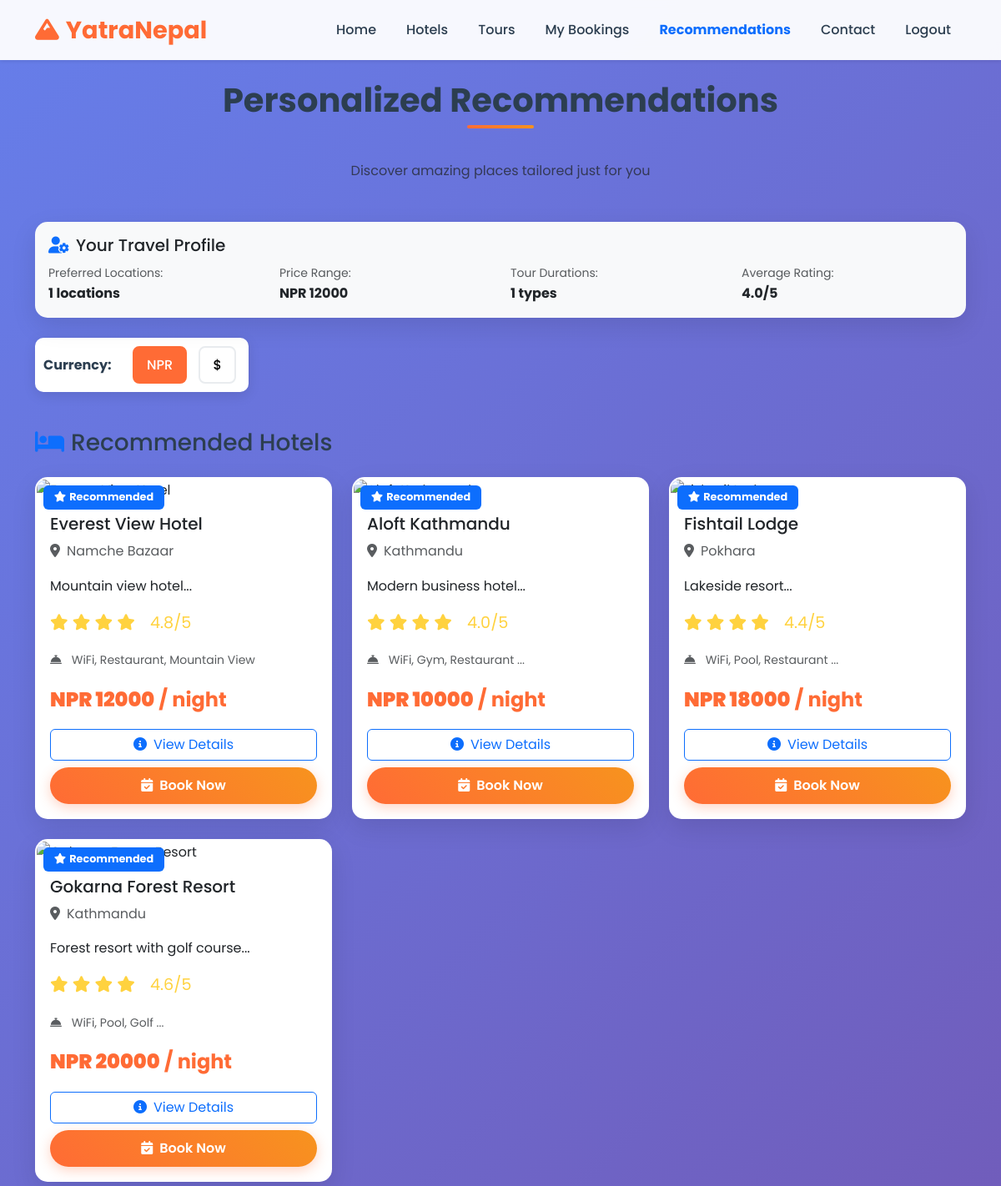
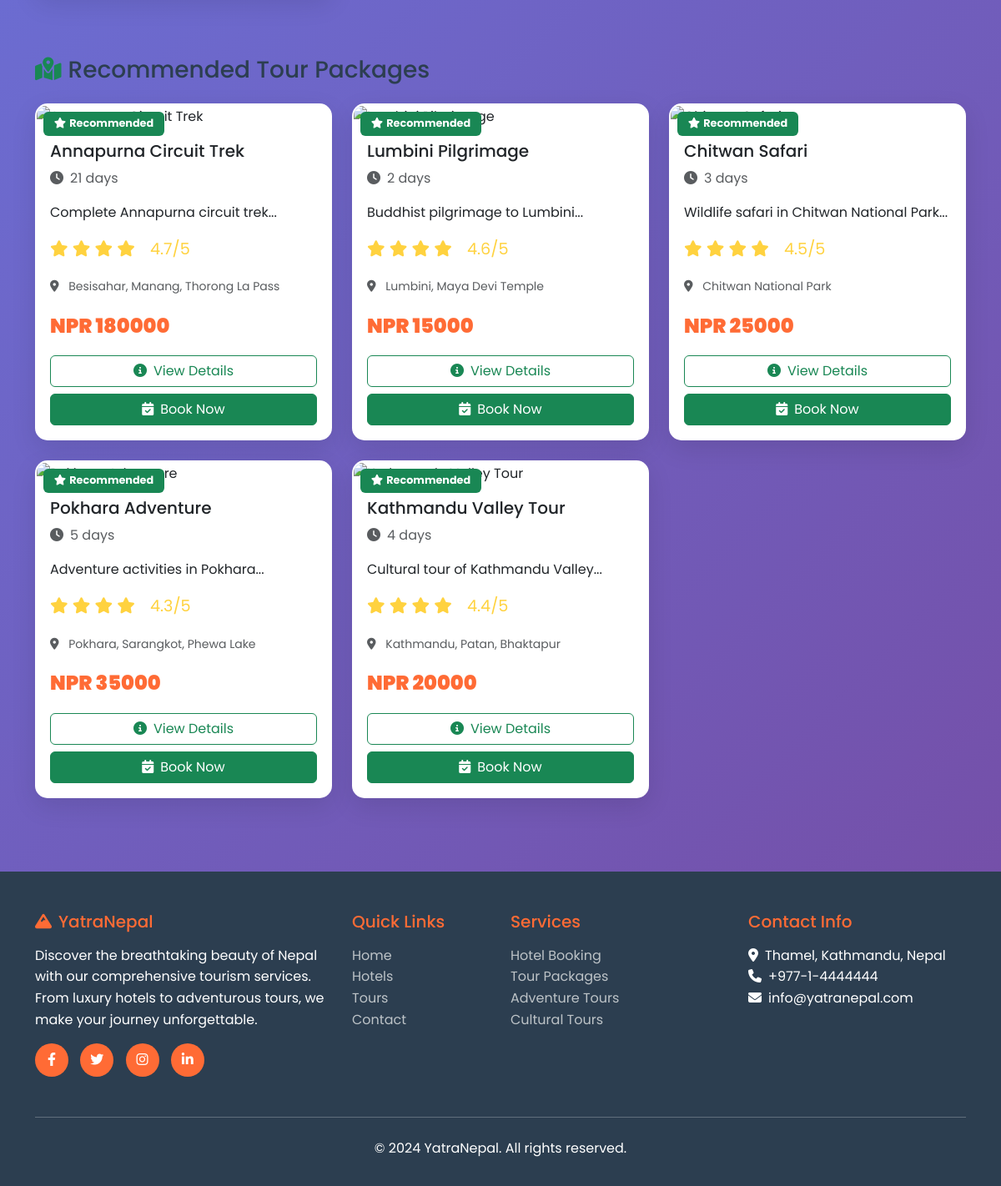
The app's page /recommendations (signed in) with its own data (2 pictures, top to bottom).
### app.py (models this page shows)
class Hotel(db.Model):
    id = db.Column(db.Integer, primary_key=True)
    name = db.Column(db.String(100), nullable=False)
    description = db.Column(db.Text, nullable=False)
    location = db.Column(db.String(100), nullable=False)
    price_nrp = db.Column(db.Float, nullable=False)
    price_usd = db.Column(db.Float, nullable=False)
    rating = db.Column(db.Float, default=0.0)
    image_url = db.Column(db.String(200))
    amenities = db.Column(db.Text)
    created_at = db.Column(db.DateTime, default=datetime.utcnow)

class TourPackage(db.Model):
    id = db.Column(db.Integer, primary_key=True)
    name = db.Column(db.String(100), nullable=False)
    description = db.Column(db.Text, nullable=False)
    duration = db.Column(db.String(50), nullable=False)
    price_nrp = db.Column(db.Float, nullable=False)
    price_usd = db.Column(db.Float, nullable=False)
    rating = db.Column(db.Float, default=0.0)
    image_url = db.Column(db.String(200))
    destinations = db.Column(db.Text)
    included_services = db.Column(db.Text)
    created_at = db.Column(db.DateTime, default=datetime.utcnow)

### app.py (the view, shortened to what this page needs)
@app.route('/recommendations')
def recommendations():
    if not current_user.is_authenticated:
        return redirect(url_for('login'))
    user_bookings = Booking.query.filter_by(user_id=current_user.id).all()
    user_reviews = Review.query.filter_by(user_id=current_user.id).all()
    user_profile = {
        'preferred_locations': [],
        'preferred_price_ranges': [],
        'preferred_durations': [],
        'preferred_amenities': [],
        'preferred_destinations': [],
        'rating_preferences': []
    }
    for booking in user_bookings:
        if booking.booking_type == 'hotel':
            hotel = Hotel.query.get(booking.item_id)
            if hotel:
                user_profile['preferred_locations'].append(hotel.location)
                user_profile['preferred_price_ranges'].append(hotel.price_nrp)
                if hotel.amenities:
                    user_profile['preferred_amenities'].extend(hotel.amenities.split(','))
    for review in user_reviews:
        if review.rating >= 4:  # Only consider positive preferences
            user_profile['rating_preferences'].append(review.rating)
            if review.review_type == 'hotel':
                hotel = Hotel.query.get(review.item_id)
                if hotel:
                    user_profile['preferred_locations'].append(hotel.location)
                    if hotel.amenities:
                        user_profile['preferred_amenities'].extend(hotel.amenities.split(','))
            else:
                tour = TourPackage.query.get(review.item_id)
                if tour:
                    user_profile['preferred_durations'].append(tour.duration)
                    if tour.destinations:
                        user_profile['preferred_destinations'].extend(tour.destinations.split(','))
    avg_price = sum(user_profile['preferred_price_ranges']) / len(user_profile['preferred_price_ranges']) if user_profile['preferred_price_ranges'] else 0
    avg_rating = sum(user_profile['rating_preferences']) / len(user_profile['rating_preferences']) if user_profile['rating_preferences'] else 3.5
    all_hotels = Hotel.query.all()
    all_tours = TourPackage.query.all()
    hotel_scores = []
    for hotel in all_hotels:
        score = 0
        if hotel.location in user_profile['preferred_locations']:
            score += 40
        if avg_price > 0:
            price_diff = abs(hotel.price_nrp - avg_price) / avg_price
            if price_diff <= 0.2:  # Within 20% of preferred price
                score += 25
            elif price_diff <= 0.5:  # Within 50% of preferred price
                score += 15
        if hotel.rating >= avg_rating:
            score += 20
        if hotel.amenities:
            hotel_amenities = set(hotel.amenities.split(','))
            user_amenities = set(user_profile['preferred_amenities'])
            if user_amenities:
                amenity_match = len(hotel_amenities.intersection(user_amenities)) / len(user_amenities)
                score += amenity_match * 15
        hotel_scores.append((hotel, score))
    tour_scores = []
    for tour in all_tours:
        score = 0
        if tour.duration in user_profile['preferred_durations']:
            score += 35
        if avg_price > 0:
            price_diff = abs(tour.price_nrp - avg_price) / avg_price
            if price_diff <= 0.2:
                score += 25
            elif price_diff <= 0.5:
                score += 15
        if tour.rating >= avg_rating:
            score += 20
        if tour.destinations:
            tour_destinations = set(tour.destinations.split(','))
            user_destinations = set(user_profile['preferred_destinations'])
            if user_destinations:
                destination_match = len(tour_destinations.intersection(user_destinations)) / len(user_destinations)
                score += destination_match * 20
        tour_scores.append((tour, score))
    hotel_scores.sort(key=lambda x: x[1], reverse=True)
    tour_scores.sort(key=lambda x: x[1], reverse=True)
    recommended_hotels = [hotel for hotel, score in hotel_scores[:6] if score > 0]
    recommended_tours = [tour for tour, score in tour_scores[:6] if score > 0]
    if not recommended_hotels:
        recommended_hotels = Hotel.query.order_by(Hotel.rating.desc()).limit(6).all()
    if not recommended_tours:
        recommended_tours = TourPackage.query.order_by(TourPackage.rating.desc()).limit(6).all()
    return render_template('recommendations.html',
                         hotels=recommended_hotels,
                         tours=recommended_tours,
                         user_profile=user_profile)

### templates/recommendations.html (shortened to what this page needs)
{% extends "base.html" %}
{% block content %}
<div class="container mt-5 pt-5">
    <div class="row">
        <div class="col-12">
            <h1 class="section-title" data-aos="fade-up">Personalized Recommendations</h1>
            <p class="text-center text-muted mb-5" data-aos="fade-up" data-aos-delay="100">
                Discover amazing places tailored just for you
            </p>
        </div>
    </div>
    {% if user_profile %}
    <div class="row mb-4">
        <div class="col-12">
            <div class="card bg-light" data-aos="fade-up" data-aos-delay="150">
                <div class="card-body">
                    <h5 class="card-title">
                        <i class="fas fa-user-cog me-2 text-primary"></i>Your Travel Profile
                    </h5>
                    <div class="row">
                        <div class="col-md-3">
                            <small class="text-muted">Preferred Locations:</small><br>
                            <strong>{{ user_profile.preferred_locations|unique|list|length }} locations</strong>
                        </div>
                        <div class="col-md-3">
                            <small class="text-muted">Price Range:</small><br>
                            <strong>NPR {{ "%.0f"|format(user_profile.preferred_price_ranges|sum / user_profile.preferred_price_ranges|length) if user_profile.preferred_price_ranges else 0 }}</strong>
                        </div>
                        <div class="col-md-3">
                            <small class="text-muted">Tour Durations:</small><br>
                            <strong>{{ user_profile.preferred_durations|unique|list|length }} types</strong>
                        </div>
                        <div class="col-md-3">
                            <small class="text-muted">Average Rating:</small><br>
                            <strong>{{ "%.1f"|format(user_profile.rating_preferences|sum / user_profile.rating_preferences|length) if user_profile.rating_preferences else 0 }}/5</strong>
                        </div>
                    </div>
                </div>
            </div>
        </div>
    </div>
    {% endif %}
    <div class="row mb-4">
        <div class="col-12">
            <div class="currency-selector d-inline-block" data-aos="fade-up" data-aos-delay="200">
                <span class="me-3 fw-bold">Currency:</span>
                <button class="currency-btn active" data-currency="NPR">NPR</button>
                <button class="currency-btn" data-currency="USD">$</button>
            </div>
        </div>
    </div>
    {% if hotels %}
    <div class="row mb-5">
        <div class="col-12">
            <h3 class="mb-4" data-aos="fade-up" data-aos-delay="300">
                <i class="fas fa-bed me-2 text-primary"></i>Recommended Hotels
            </h3>
        </div>
        {% for hotel in hotels %}
        <div class="col-lg-4 col-md-6 mb-4" data-aos="fade-up" data-aos-delay="{{ loop.index * 100 + 300 }}">
            <div class="card h-100 recommendation-card">
                <div class="position-relative">
                    <div class="position-absolute top-0 start-0 m-2">
                        <span class="badge bg-primary">
                            <i class="fas fa-star me-1"></i>Recommended
                        </span>
                    </div>
                </div>
                <div class="card-body">
                    <h5 class="card-title">{{ hotel.name }}</h5>
                    <p class="card-text text-muted">
                        <i class="fas fa-map-marker-alt me-2"></i>{{ hotel.location }}
                    </p>
                    <p class="card-text">{{ hotel.description[:100] }}...</p>
                    <div class="rating mb-3">
                        {% for i in range(5) %}
                            <i class="fas fa-star{% if i < hotel.rating|int %}{% else %}-o{% endif %}"></i>
                        {% endfor %}
                        <span class="ms-2">{{ hotel.rating }}/5</span>
                    </div>
                    {% if hotel.amenities %}
                    <div class="amenities mb-3">
                        <small class="text-muted">
                            <i class="fas fa-concierge-bell me-2"></i>
                            {{ hotel.amenities.split(',')[:3]|join(', ') }}
                            {% if hotel.amenities.split(',')|length > 3 %}...{% endif %}
                        </small>
                    </div>
                    {% endif %}
                    <div class="price mb-3">
                        <span class="price-display" data-currency="NPR">
                            <strong>NPR {{ "%.0f"|format(hotel.price_nrp) }}</strong> / night
                        </span>
                    </div>
                    <div class="d-grid gap-2">
                        <a href="{{ url_for('hotel_detail', hotel_id=hotel.id) }}" class="btn btn-outline-primary">
                            <i class="fas fa-info-circle me-2"></i>View Details
                        </a>
                        <a href="{{ url_for('book', type='hotel', item_id=hotel.id) }}" class="btn btn-primary">
                            <i class="fas fa-calendar-check me-2"></i>Book Now
                        </a>
                    </div>
                </div>
            </div>
        </div>
        {% endfor %}
    </div>
    {% endif %}
    {% if tours %}
    <div class="row">
        <div class="col-12">
            <h3 class="mb-4" data-aos="fade-up" data-aos-delay="400">
                <i class="fas fa-map-marked-alt me-2 text-success"></i>Recommended Tour Packages
            </h3>
        </div>
        {% for tour in tours %}
        <div class="col-lg-4 col-md-6 mb-4" data-aos="fade-up" data-aos-delay="{{ loop.index * 100 + 400 }}">
            <div class="card h-100 recommendation-card">
                <div class="position-relative">
                    <div class="position-absolute top-0 start-0 m-2">
                        <span class="badge bg-success">
                            <i class="fas fa-star me-1"></i>Recommended
                        </span>
                    </div>
                </div>
                <div class="card-body">
                    <h5 class="card-title">{{ tour.name }}</h5>
                    <p class="card-text text-muted">
                        <i class="fas fa-clock me-2"></i>{{ tour.duration }}
                    </p>
                    <p class="card-text">{{ tour.description[:100] }}...</p>
                    <div class="rating mb-3">
                        {% for i in range(5) %}
                            <i class="fas fa-star{% if i < tour.rating|int %}{% else %}-o{% endif %}"></i>
                        {% endfor %}
                        <span class="ms-2">{{ tour.rating }}/5</span>
                    </div>
                    {% if tour.destinations %}
                    <div class="destinations mb-3">
                        <small class="text-muted">
                            <i class="fas fa-map-marker-alt me-2"></i>
                            {{ tour.destinations.split(',')[:3]|join(', ') }}
                        </small>
                    </div>
                    {% endif %}
                    <div class="price mb-3">
                        <span class="price-display" data-currency="NPR">
                            <strong>NPR {{ "%.0f"|format(tour.price_nrp) }}</strong>
                        </span>
                    </div>
                    <div class="d-grid gap-2">
                        <a href="{{ url_for('tour_detail', tour_id=tour.id) }}" class="btn btn-outline-success">
                            <i class="fas fa-info-circle me-2"></i>View Details
                        </a>
                        <a href="{{ url_for('book', type='tour', item_id=tour.id) }}" class="btn btn-success">
                            <i class="fas fa-calendar-check me-2"></i>Book Now
                        </a>
                    </div>
                </div>
            </div>
        </div>
        {% endfor %}
    </div>
    {% endif %}
</div>
{% endblock %}

### records on screen
Hotel: name "Everest View Hotel", location "Namche Bazaar", description "Mountain view hotel", rating "4.8", amenities.split "WiFi, Restaurant, Mountain View", price_nrp "12000"
Hotel: name "Aloft Kathmandu", location "Kathmandu", description "Modern business hotel", rating "4.0", amenities.split "WiFi, Gym, Restaurant", price_nrp "10000"
Hotel: name "Fishtail Lodge", location "Pokhara", description "Lakeside resort", rating "4.4", amenities.split "WiFi, Pool, Restaurant", price_nrp "18000"
Hotel: name "Gokarna Forest Resort", location "Kathmandu", description "Forest resort with golf course", rating "4.6", amenities.split "WiFi, Pool, Golf", price_nrp "20000"
TourPackage: name "Annapurna Circuit Trek", duration "21 days", description "Complete Annapurna circuit trek", rating "4.7", destinations.split "Besisahar, Manang, Thorong La Pass", price_nrp "180000"
TourPackage: name "Lumbini Pilgrimage", duration "2 days", description "Buddhist pilgrimage to Lumbini", rating "4.6", destinations.split "Lumbini, Maya Devi Temple", price_nrp "15000"
TourPackage: name "Chitwan Safari", duration "3 days", description "Wildlife safari in Chitwan National Park", rating "4.5", destinations.split "Chitwan National Park", price_nrp "25000"
TourPackage: name "Pokhara Adventure", duration "5 days", description "Adventure activities in Pokhara", rating "4.3", destinations.split "Pokhara, Sarangkot, Phewa Lake", price_nrp "35000"
TourPackage: name "Kathmandu Valley Tour", duration "4 days", description "Cultural tour of Kathmandu Valley", rating "4.4", destinations.split "Kathmandu, Patan, Bhaktapur", price_nrp "20000"

### other values on screen
{{ user_profile.preferred_locations|unique|list|length }} "1"
{{ user_profile.preferred_durations|unique|list|length }} "1"
